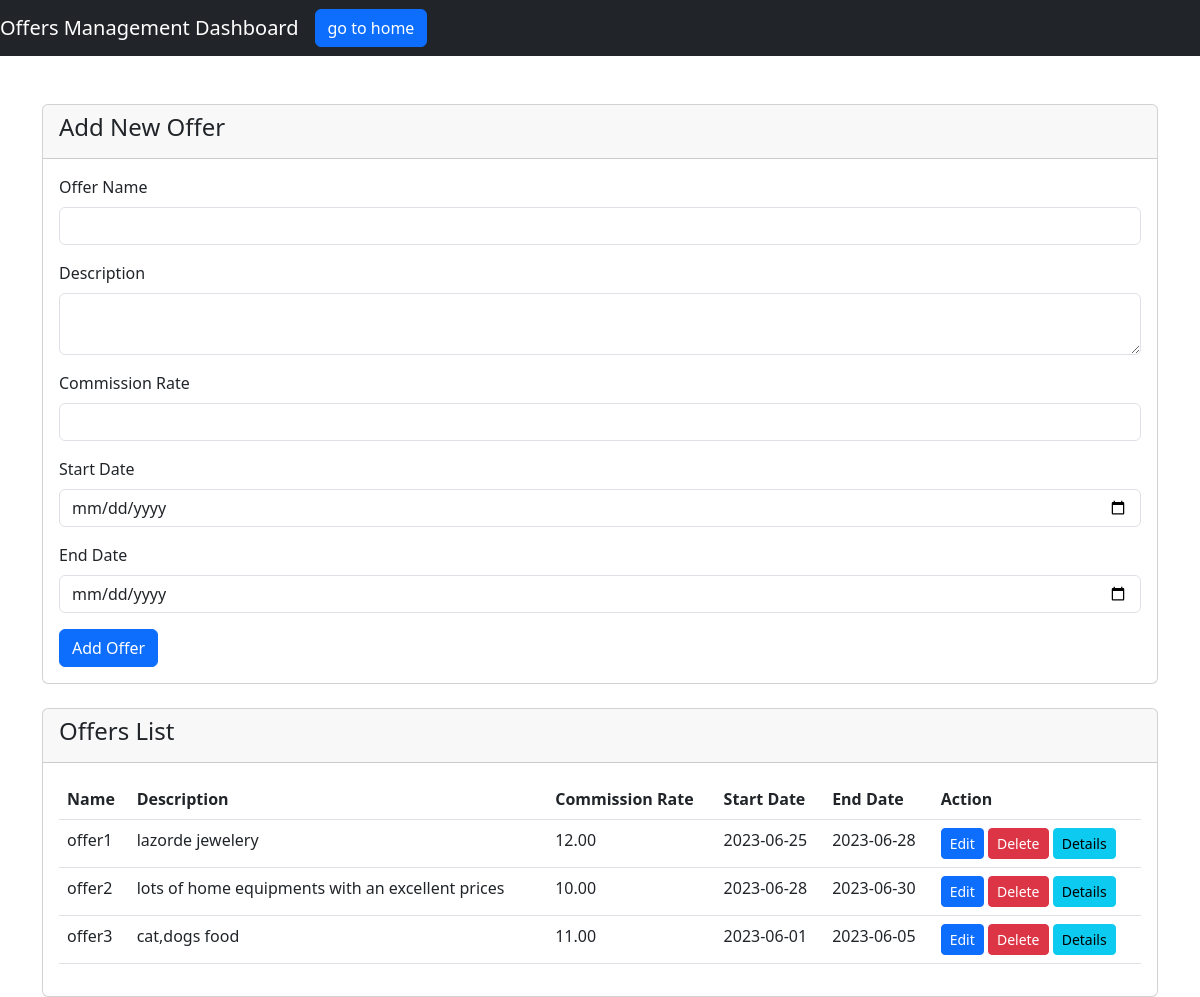
/offersDash.php, run on the app's committed database.
### tables this page shows
CREATE TABLE `offers` (
  `id` int(11) NOT NULL,
  `name` varchar(50) NOT NULL,
  `description` varchar(100) NOT NULL,
  `commission_rate` decimal(10,2) NOT NULL,
  `start_date` date NOT NULL,
  `end_date` date NOT NULL,
  `campaign_id` int(11) NOT NULL,
  `category_id` int(11) NOT NULL
);

### offersDash.php (the view, shortened to what this page needs)
<?php
include "database_connection.php";
function getOffersData() {
    global $connection;
    $query = "SELECT * FROM offers";
    $result = $connection->query($query);
    $offersData = [];
    if ($result->num_rows > 0) {
        while ($row = $result->fetch_assoc()) {
            $offersData[] = $row;
        }
    }
    return $offersData;
}
$offersData = getOffersData();
?>
<!DOCTYPE html>
<html>
<head>
  <link rel="stylesheet" href="https://cdnjs.cloudflare.com/ajax/libs/bootstrap/5.3.0/css/bootstrap.min.css">
</head>
<body>
    <nav class="navbar navbar-expand-lg navbar-dark bg-dark">
    <a class="navbar-brand " href="#">Offers  Management Dashboard</a>
    <a href="adminhome.php" class="btn btn-primary">go to home</a>
  </nav>
  <br>
  <br>
  <div class="container">
    <div class="card">
      <div class="card-header">
        <h4>Add New Offer</h4>
      </div>
      <div class="card-body">
        <form method="POST" action="offersDash.php">
          <div class="mb-3">
            <label for="name" class="form-label">Offer Name</label>
            <input type="text" name="name" id="name" class="form-control" required>
          </div>
          <div class="mb-3">
            <label for="description" class="form-label">Description</label>
            <textarea name="description" id="description" class="form-control" required></textarea>
          </div>
          <div class="mb-3">
            <label for="commission" class="form-label">Commission Rate</label>
            <input type="number" name="commission" id="commission" class="form-control" step="0.01" required>
          </div>
          <div class="mb-3">
            <label for="start_date" class="form-label">Start Date</label>
            <input type="date" name="start_date" id="start_date" class="form-control" required>
          </div>
          <div class="mb-3">
            <label for="end_date" class="form-label">End Date</label>
            <input type="date" name="end_date" id="end_date" class="form-control" required>
          </div>
          <button type="submit" class="btn btn-primary">Add Offer</button>
        </form>
      </div>
    </div>
    <div class="card mt-4">
      <div class="card-header">
        <h4>Offers List</h4>
      </div>
      <div class="card-body">
        <table class="table">
          <thead>
            <tr>
              <th>Name</th>
              <th>Description</th>
              <th>Commission Rate</th>
              <th>Start Date</th>
              <th>End Date</th>
              <th>Action</th>
            </tr>
          </thead>
          <tbody>
            <?php foreach ($offersData as $offer) { ?>
              <tr>
                <td><?php echo $offer['name']; ?></td>
                <td><?php echo $offer['description']; ?></td>
                <td><?php echo $offer['commission_rate']; ?></td>
                <td><?php echo $offer['start_date']; ?></td>
                <td><?php echo $offer['end_date']; ?></td>
                <td>
                  <a href="editOffer.php?id=<?php echo $offer['id']; ?>" class="btn btn-primary btn-sm">Edit</a>
                  <a href="deleteOffer.php?id=<?php echo $offer['id']; ?>" class="btn btn-danger btn-sm">Delete</a>
                  <a href="offerDetails.php?id=<?php echo $offer['id']; ?>" class="btn btn-info btn-sm">Details</a>
                </td>
              </tr>
            <?php } ?>
          </tbody>
        </table>
      </div>
    </div>
  </div>
</body>
</html>

### data on the page
offers: name "offer1", description "lazorde jewelery", commission_rate "12.00", start_date "2023-06-25", end_date "2023-06-28"
offers: name "offer2", description "lots of home equipments with an excellent prices", commission_rate "10.00", start_date "2023-06-28", end_date "2023-06-30"
offers: name "offer3", description "cat,dogs food", commission_rate "11.00", start_date "2023-06-01", end_date "2023-06-05"
